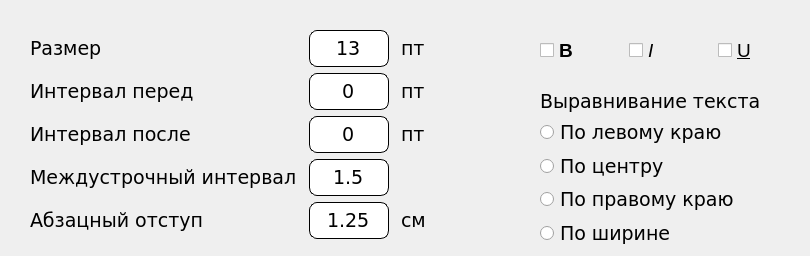
   <widget class="QWidget" name="tab_3">
    <attribute name="title">
     <string>Основной текст</string>
    </attribute>
    <widget class="QWidget" name="gridLayoutWidget_12">
     <property name="geometry">
      <rect>
       <x>30</x>
       <y>30</y>
       <width>401</width>
       <height>211</height>
      </rect>
     </property>
     <layout class="QGridLayout" name="gridLayout_12">
      <item row="3" column="0">
       <widget class="QLabel" name="labelSettings_38">
        <property name="font">
         <font>
          <family>Verdana</family>
          <pointsize>14</pointsize>
          <weight>50</weight>
          <italic>false</italic>
          <bold>false</bold>
         </font>
        </property>
        <property name="mouseTracking">
         <bool>false</bool>
        </property>
        <property name="text">
         <string>Междустрочный интервал </string>
        </property>
       </widget>
      </item>
      <item row="1" column="1">
       <widget class="QLineEdit" name="LEMainTextSpacingBefore">
        <property name="maximumSize">
         <size>
          <width>90</width>
          <height>37</height>
         </size>
        </property>
        <property name="font">
         <font>
          <family>Verdana</family>
          <pointsize>14</pointsize>
         </font>
        </property>
        <property name="styleSheet">
         <string notr="true">QLineEdit {
  border-radius: 8px;
  border: 1px solid black;
  padding: 5px 15px;
}

QLineEdit:focus {
  border: 1px solid yellow;
}

QLineEdit::placeholder {
  color: #767e89;
}</string>
        </property>
        <property name="text">
         <string>0</string>
        </property>
        <property name="alignment">
         <set>Qt::AlignCenter</set>
        </property>
       </widget>
      </item>
      <item row="2" column="1">
       <widget class="QLineEdit" name="LEMainTextSpacingAfter">
        <property name="maximumSize">
         <size>
          <width>90</width>
          <height>37</height>
         </size>
        </property>
        <property name="font">
         <font>
          <family>Verdana</family>
          <pointsize>14</pointsize>
         </font>
        </property>
        <property name="styleSheet">
         <string notr="true">QLineEdit {
  border-radius: 8px;
  border: 1px solid black;
  padding: 5px 15px;
}

QLineEdit:focus {
  border: 1px solid yellow;
}

QLineEdit::placeholder {
  color: #767e89;
}</string>
        </property>
        <property name="text">
         <string>0</string>
        </property>
        <property name="alignment">
         <set>Qt::AlignCenter</set>
        </property>
       </widget>
      </item>
      <item row="0" column="1">
       <widget class="QLineEdit" name="LEMainTextSize">
        <property name="maximumSize">
         <size>
          <width>90</width>
          <height>37</height>
         </size>
        </property>
        <property name="font">
         <font>
          <family>Verdana</family>
          <pointsize>14</pointsize>
         </font>
        </property>
        <property name="styleSheet">
         <string notr="true">QLineEdit {
  border-radius: 8px;
  border: 1px solid black;
  padding: 5px 15px;
}

QLineEdit:focus {
  border: 1px solid yellow;
}

QLineEdit::placeholder {
  color: #767e89;
}</string>
        </property>
        <property name="text">
         <string>13</string>
        </property>
        <property name="alignment">
         <set>Qt::AlignCenter</set>
        </property>
       </widget>
      </item>
      <item row="1" column="0">
       <widget class="QLabel" name="labelSettings_36">
        <property name="font">
         <font>
          <family>Verdana</family>
          <pointsize>14</pointsize>
          <weight>50</weight>
          <italic>false</italic>
          <bold>false</bold>
         </font>
        </property>
        <property name="mouseTracking">
         <bool>false</bool>
        </property>
        <property name="text">
         <string>Интервал перед </string>
        </property>
       </widget>
      </item>
      <item row="2" column="2">
       <widget class="QLabel" name="labelSettings_42">
        <property name="font">
         <font>
          <family>Verdana</family>
          <pointsize>14</pointsize>
          <weight>50</weight>
          <italic>false</italic>
          <bold>false</bold>
         </font>
        </property>
        <property name="mouseTracking">
         <bool>false</bool>
        </property>
        <property name="text">
         <string> пт </string>
        </property>
       </widget>
      </item>
      <item row="0" column="2">
       <widget class="QLabel" name="labelSettings_40">
        <property name="font">
         <font>
          <family>Verdana</family>
          <pointsize>14</pointsize>
          <weight>50</weight>
          <italic>false</italic>
          <bold>false</bold>
         </font>
        </property>
        <property name="mouseTracking">
         <bool>false</bool>
        </property>
        <property name="text">
         <string> пт </string>
        </property>
       </widget>
      </item>
      <item row="1" column="2">
       <widget class="QLabel" name="labelSettings_41">
        <property name="font">
         <font>
          <family>Verdana</family>
          <pointsize>14</pointsize>
          <weight>50</weight>
          <italic>false</italic>
          <bold>false</bold>
         </font>
        </property>
        <property name="mouseTracking">
         <bool>false</bool>
        </property>
        <property name="text">
         <string> пт </string>
        </property>
       </widget>
      </item>
      <item row="2" column="0">
       <widget class="QLabel" name="labelSettings_37">
        <property name="font">
         <font>
          <family>Verdana</family>
          <pointsize>14</pointsize>
          <weight>50</weight>
          <italic>false</italic>
          <bold>false</bold>
         </font>
        </property>
        <property name="mouseTracking">
         <bool>false</bool>
        </property>
        <property name="text">
         <string>Интервал после</string>
        </property>
       </widget>
      </item>
      <item row="0" column="0">
       <widget class="QLabel" name="labelSettings_39">
        <property name="font">
         <font>
          <family>Verdana</family>
          <pointsize>14</pointsize>
          <weight>50</weight>
          <italic>false</italic>
          <bold>false</bold>
         </font>
        </property>
        <property name="mouseTracking">
         <bool>false</bool>
        </property>
        <property name="text">
         <string>Размер</string>
        </property>
       </widget>
      </item>
      <item row="4" column="0">
       <widget class="QLabel" name="labelSettings_43">
        <property name="font">
         <font>
          <family>Verdana</family>
          <pointsize>14</pointsize>
          <weight>50</weight>
          <italic>false</italic>
          <bold>false</bold>
         </font>
        </property>
        <property name="mouseTracking">
         <bool>false</bool>
        </property>
        <property name="text">
         <string>Абзацный отступ</string>
        </property>
       </widget>
      </item>
      <item row="3" column="1">
       <widget class="QLineEdit" name="LEMainTextSpacingBetween">
        <property name="maximumSize">
         <size>
          <width>90</width>
          <height>37</height>
         </size>
        </property>
        <property name="font">
         <font>
          <family>Verdana</family>
          <pointsize>14</pointsize>
         </font>
        </property>
        <property name="styleSheet">
         <string notr="true">QLineEdit {
  border-radius: 8px;
  border: 1px solid black;
  padding: 5px 15px;
}

QLineEdit:focus {
  border: 1px solid yellow;
}

QLineEdit::placeholder {
  color: #767e89;
}</string>
        </property>
        <property name="text">
         <string>1.5</string>
        </property>
        <property name="alignment">
         <set>Qt::AlignCenter</set>
        </property>
       </widget>
      </item>
      <item row="4" column="1">
       <widget class="QLineEdit" name="LEMainTextSpacingParagraph">
        <property name="maximumSize">
         <size>
          <width>90</width>
          <height>37</height>
         </size>
        </property>
        <property name="font">
         <font>
          <family>Verdana</family>
          <pointsize>14</pointsize>
         </font>
        </property>
        <property name="styleSheet">
         <string notr="true">QLineEdit {
  border-radius: 8px;
  border: 1px solid black;
  padding: 5px 15px;
}

QLineEdit:focus {
  border: 1px solid yellow;
}

QLineEdit::placeholder {
  color: #767e89;
}</string>
        </property>
        <property name="text">
         <string>1.25</string>
        </property>
        <property name="alignment">
         <set>Qt::AlignCenter</set>
        </property>
       </widget>
      </item>
      <item row="4" column="2">
       <widget class="QLabel" name="labelSettings_87">
        <property name="font">
         <font>
          <family>Verdana</family>
          <pointsize>14</pointsize>
          <weight>50</weight>
          <italic>false</italic>
          <bold>false</bold>
         </font>
        </property>
        <property name="mouseTracking">
         <bool>false</bool>
        </property>
        <property name="text">
         <string> см</string>
        </property>
       </widget>
      </item>
     </layout>
    </widget>
    <widget class="QWidget" name="gridLayoutWidget_16">
     <property name="geometry">
      <rect>
       <x>540</x>
       <y>30</y>
       <width>261</width>
       <height>41</height>
      </rect>
     </property>
     <layout class="QGridLayout" name="gridLayout_17">
      <item row="0" column="0">
       <widget class="QCheckBox" name="CBMainTextBold">
        <property name="font">
         <font>
          <pointsize>14</pointsize>
          <weight>75</weight>
          <bold>true</bold>
         </font>
        </property>
        <property name="text">
         <string>B</string>
        </property>
       </widget>
      </item>
      <item row="0" column="1">
       <widget class="QCheckBox" name="CBMainTextItalic">
        <property name="font">
         <font>
          <pointsize>14</pointsize>
          <weight>50</weight>
          <italic>true</italic>
          <bold>false</bold>
         </font>
        </property>
        <property name="text">
         <string>I</string>
        </property>
       </widget>
      </item>
      <item row="0" column="2">
       <widget class="QCheckBox" name="CBMainTextUnderline">
        <property name="font">
         <font>
          <pointsize>14</pointsize>
          <weight>50</weight>
          <bold>false</bold>
          <underline>true</underline>
         </font>
        </property>
        <property name="text">
         <string>U</string>
        </property>
       </widget>
      </item>
     </layout>
    </widget>
    <widget class="QWidget" name="verticalLayoutWidget_6">
     <property name="geometry">
      <rect>
       <x>540</x>
       <y>90</y>
       <width>261</width>
       <height>157</height>
      </rect>
     </property>
     <layout class="QVBoxLayout" name="verticalLayout_7">
      <item>
       <widget class="QLabel" name="labelSettings_48">
        <property name="font">
         <font>
          <family>Verdana</family>
          <pointsize>14</pointsize>
          <weight>50</weight>
          <italic>false</italic>
          <bold>false</bold>
         </font>
        </property>
        <property name="mouseTracking">
         <bool>false</bool>
        </property>
        <property name="text">
         <string>Выравнивание текста</string>
        </property>
       </widget>
      </item>
      <item>
       <widget class="QRadioButton" name="RBMainTextLeft">
        <property name="font">
         <font>
          <family>Verdana</family>
          <pointsize>14</pointsize>
         </font>
        </property>
        <property name="text">
         <string>По левому краю</string>
        </property>
       </widget>
      </item>
      <item>
       <widget class="QRadioButton" name="RBMainTextMiddle">
        <property name="font">
         <font>
          <family>Verdana</family>
          <pointsize>14</pointsize>
         </font>
        </property>
        <property name="text">
         <string>По центру</string>
        </property>
       </widget>
      </item>
      <item>
       <widget class="QRadioButton" name="RBMainTextRight">
        <property name="font">
         <font>
          <family>Verdana</family>
          <pointsize>14</pointsize>
         </font>
        </property>
        <property name="text">
         <string>По правому краю</string>
        </property>
       </widget>
      </item>
      <item>
       <widget class="QRadioButton" name="RBMainTextWidth">
        <property name="font">
         <font>
          <family>Verdana</family>
          <pointsize>14</pointsize>
         </font>
        </property>
        <property name="text">
         <string>По ширине</string>
        </property>
       </widget>
      </item>
     </layout>
    </widget>
   </widget>
